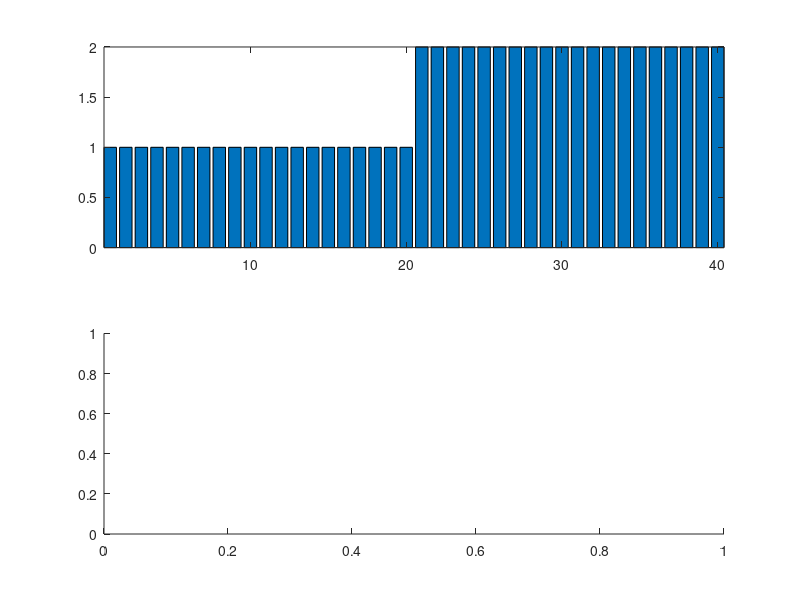

Write the MATLAB code that produced this figure. (Note: this script raises an error after producing the figure.)
%%데이터 불러오기
clear; close all; clc;

load fisheriris;
%%각 종을 숫자로 표현 1: versicolor, 2: virginica
spcs2num=[];
for k=1:1:length(species)
    if strcmp(species(k), 'versicolor')==1
        spcs2num(k,1)=1;
    elseif strcmp(species(k),'virginica')==1
        spcs2num(k,1)=2;
    end
end
%%학습데이터와 평가데이터 나누기
%오늘은 두개의 그룹만 나눠봅시다 versicolor vs. virginica
%오늘은 편의상 아래와 같이 나누겠음
%1~50: setosa, 51~100:versicolor, 101~150: virginica
%학습데이터. 71~100: versicolor, 101~120: virginica 총 60개
%평가데이터. 51~70: versicolor, 101~120: virginica 총 40개

%일단, 사용할 특징은 sepal length와 width = 1열과 2열
tr_id=[71:1:100 121:1:150];
Training_data=meas(tr_id, 1:2);
Training_label=spcs2num(tr_id,:);

ts_id=[51:1:70 101:1:120];
Test_data=meas(ts_id, 1:2);
Test_label=spcs2num(ts_id,:);

%%매트랩 내부 함수를 이용한 KNN 모델 만들기(학습: 결정해야 할 것: k, 거리를 어떤 방법으로 할지)
k=3; %인접한 이웃 3개를 보겠다.
md1=fitcknn(Training_data, Training_label, 'NumNeighbors',k, 'Distance', 'euclidean');
%md1=fitcknn(Training_data, Training_label, 'NUMNeighbors, k); %knn에서 거리를 계산하는 default 방법은 유클리디안이므로, 이렇게 작성해도 됨

%2줄이면 끝!

%%평가해 보기 #1
%test의 첫번째 데이터를 넣어보자
result=predict(md1, Test_data(1,:))

%평가해보기 #2: 한번에 다해보기
result=predict(md1, Test_data)

%%그려보기
figure;
subplot(211); bar(Test_label); axis tight;
subplot(212); bar(result); axis tight;

figure
subplot(311); bar(Test_label); axis tight;
subplot(312); bar(result); axis tight;
subplot(313); bar(Test_label-result); axis tight;
